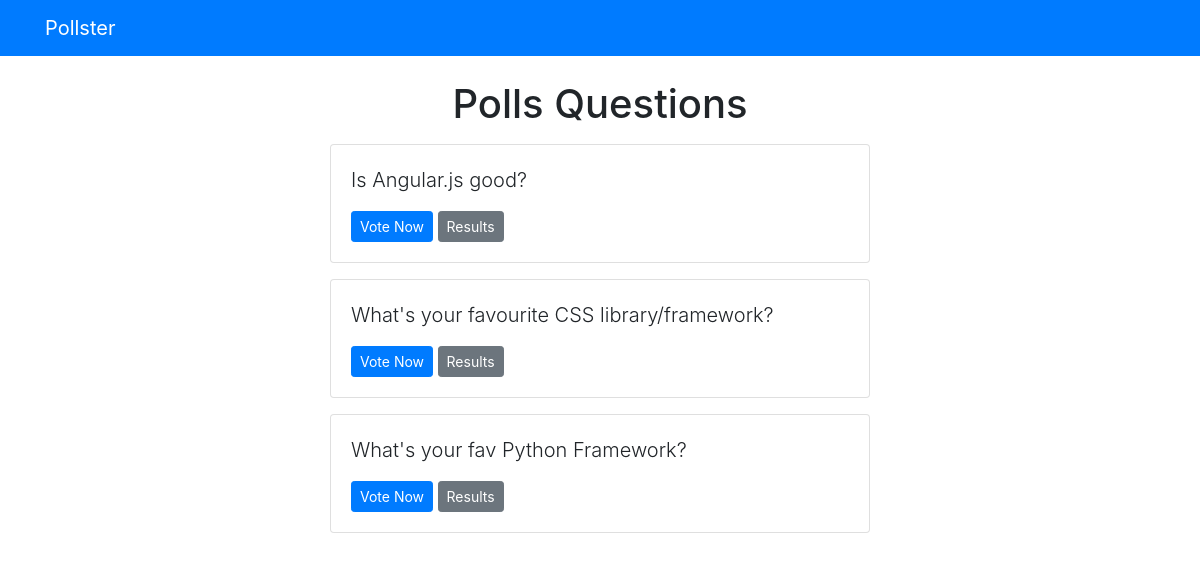
/polls/, run on an earlier commit of the app's database.
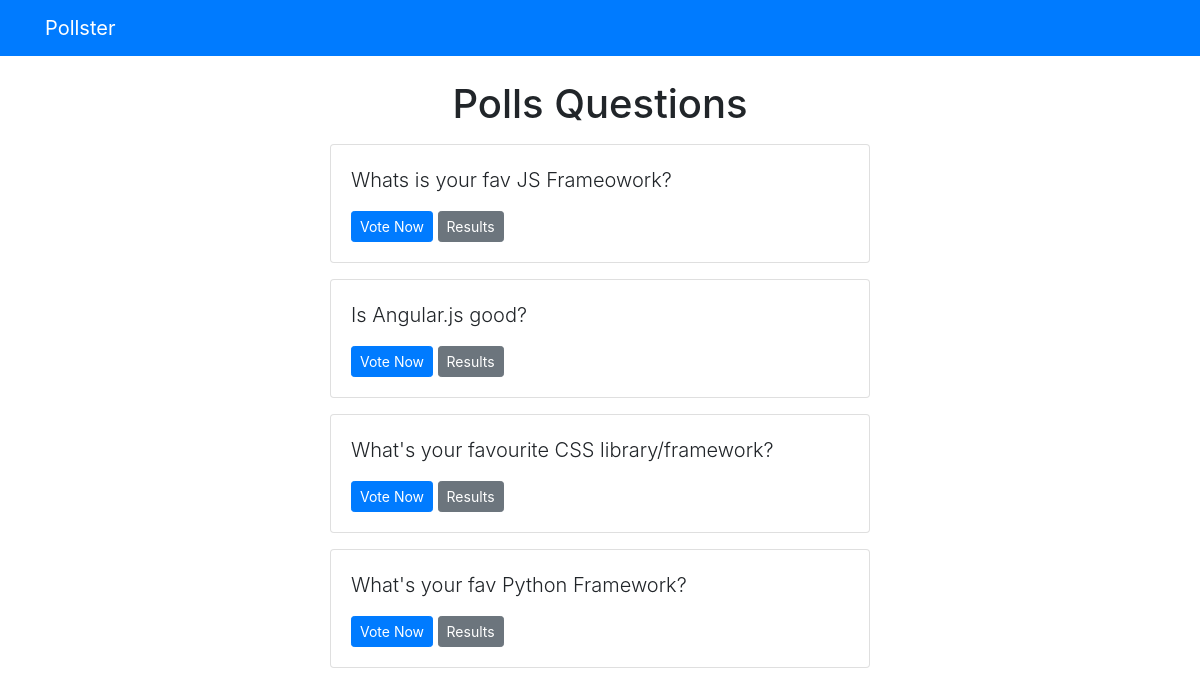
And on a later commit of the database.
### polls/models.py (models this page shows, shortened)
class Question(models.Model):
    question_text = models.CharField(max_length=200)
    pub_date = models.DateTimeField("date published")

### polls/views.py (the view)
# urls.py: path("", views.index, name="index"),
def index(request):
    latest_questions_list = Question.objects.order_by('-pub_date')[:5]
    context = {
        "latest_questions_list": latest_questions_list
    }
    return render(request, "polls/index.html", context)

### templates/polls/index.html
{% extends 'base.html' %}
{% block content %}
    <h1 class="text-center">Polls Questions</h1>
        {% if latest_questions_list %}
            {% for question in latest_questions_list %}
                <div class="card mt-3">
                    <div class="card-body">
                        <p class="lead">{{ question.question_text }}</p>
                        <a class="btn btn-primary btn-sm" href="{% url 'Polls:detail' question.id %}">Vote Now</a>
                        <a class="btn btn-secondary btn-sm" href="{% url 'Polls:results' question.id %}">Results</a>
                    </div>
                </div>
            {% endfor %}
        {% else %}
            <p>No Polls availibe</p>
        {% endif %}
{%endblock%}

What changed in the data, as far as the page shows it:
added Question: question_text "Whats is your fav JS Frameowork?"
